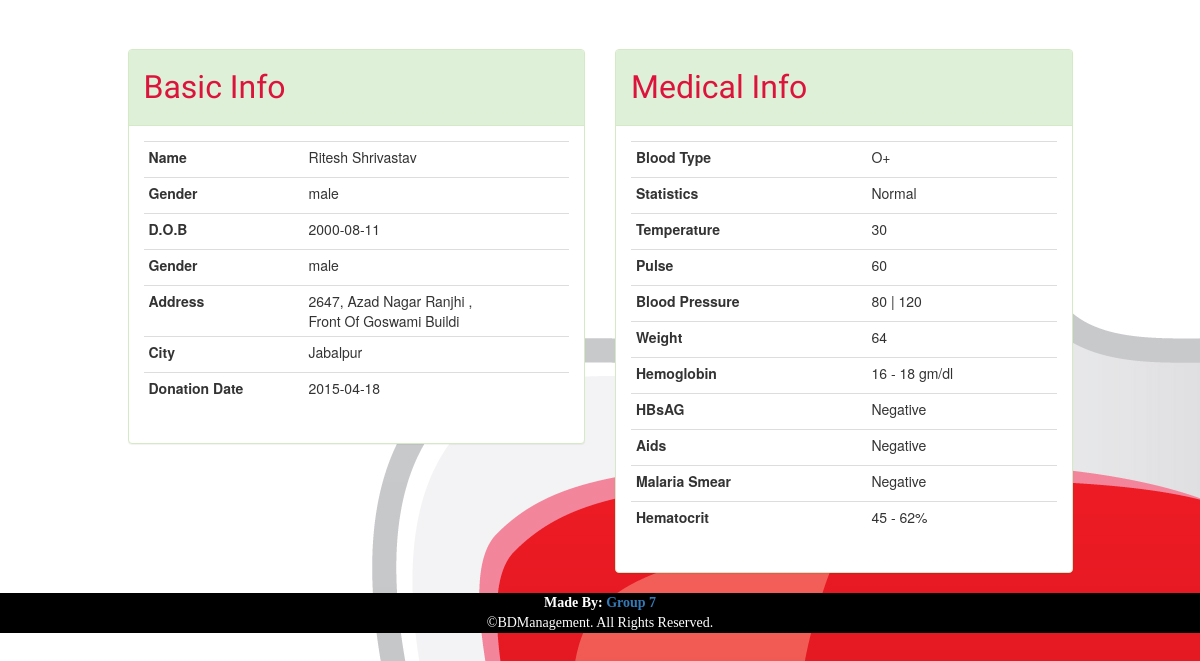
/profile.php?id=30, run on the app's committed database.
### tables this page shows
CREATE TABLE IF NOT EXISTS `donors` (
  `id` int(11) NOT NULL AUTO_INCREMENT,
  `fname` varchar(45) NOT NULL,
  `mname` varchar(30) DEFAULT NULL,
  `lname` varchar(45) NOT NULL,
  `sex` varchar(10) NOT NULL,
  `b_type` varchar(2) NOT NULL,
  `bday` date NOT NULL,
  `h_address` varchar(50) NOT NULL,
  `city` varchar(30) NOT NULL,
  `don_date` date NOT NULL,
  `stats` text NOT NULL,
  `temp` varchar(10) NOT NULL,
  `pulse` varchar(10) NOT NULL,
  `bp` varchar(10) NOT NULL,
  `weight` int(11) NOT NULL,
  `hemoglobin` varchar(25) NOT NULL,
  `hbsag` varchar(10) NOT NULL,
  `aids` varchar(15) NOT NULL,
  `malaria_smear` varchar(20) NOT NULL,
  `hematocrit` varchar(15) NOT NULL,
  `phone` varchar(10) DEFAULT NULL,
  `mobile` varchar(11) NOT NULL,
  PRIMARY KEY (`id`)
);

### php/DBConnect.php (called while the page is built, shortened)
<?php
class DBConnect {
    private $db = NULL;
    public function __construct() {
        $dsn = 'mysql:dbname=' . self::DB_NAME . ';host=' . self::DB_SERVER;
        try {
            $this->db = new PDO($dsn, self::DB_USER, self::DB_PASSWORD);
        } catch (PDOException $e) {
            throw new Exception('Connection failed: ' .
            $e->getMessage());
        }
        return $this->db;
    }
    public function getDonorProfileById($id){
        $stmt = $this->db->prepare("SELECT * FROM donors WHERE id=?");
        $stmt->execute([$id]);
        return $stmt->fetchAll();
    }
}

### profile.php (the view, shortened to what this page needs)
<?php
$id = $_GET['id'];
require_once 'php/DBConnect.php';
$db = new DBConnect();
$donor = $db->getDonorProfileById($id);
include 'layout/_header.php';
?>
<div class="container">
    <div class="row">
        <div class="col-sm-1"></div>
        <div class="col-md-5">
            <div class="panel panel-success">
                <div class="panel-heading">
                    <h5>Basic Info</h5>
                </div>
                <div class="panel-body">
                    <table class="table table-condensed">
                        <tr>
                            <td><label>Name</label></td>
                            <td><?= $donor[0]['fname']." ".$donor[0]['mname']." ".$donor[0]['lname']; ?></td>
                        </tr>
                        <tr>
                            <td><label>Gender</label></td>
                            <td><?= $donor[0]['sex']; ?></td>
                        </tr>
                        <tr>
                            <td><label>D.O.B</label></td>
                            <td><?= $donor[0]['bday']; ?></td>
                        </tr>
                        <tr>
                            <td><label> Gender </label></td>
                            <td><?= $donor[0]['sex']; ?></td>
                        </tr>
                        <tr>
                            <td><label> Address </label></td>
                            <td><?= wordwrap($donor[0]['h_address'], 26, '<br>'); ?></td>
                        </tr>
                        <tr>
                            <td><label> City </label></td>
                            <td><?= $donor[0]['city']; ?></td>
                        </tr>
                        <tr>
                            <td><label> Donation Date </label></td>
                            <td><?= $donor[0]['don_date']; ?></td>
                        </tr>
                    </table>
                </div>
            </div>
        </div>
        <div class="col-md-5">
            <div class="panel panel-success">
                <div class="panel-heading">
                    <h5>Medical Info</h5>
                </div>
                <div class="panel-body">
                    <table class="table table-condensed">
                        <tr>
                            <td><label>Blood Type</label></td>
                            <td><?= $donor[0]['b_type']; ?></td>
                        </tr>
                        <tr>
                            <td><label>Statistics</label></td>
                            <td><?= $donor[0]['stats']; ?></td>
                        </tr>
                        <tr>
                            <td><label>Temperature</label></td>
                            <td><?= $donor[0]['temp']; ?></td>
                        </tr>
                        <tr>
                            <td><label> Pulse </label></td>
                            <td><?= $donor[0]['pulse']; ?></td>
                        </tr>
                        <tr>
                            <td><label> Blood Pressure </label></td>
                            <td><?= $donor[0]['bp']; ?></td>
                        </tr>
                        <tr>
                            <td><label> Weight </label></td>
                            <td><?= $donor[0]['weight']; ?></td>
                        </tr>
                        <tr>
                            <td><label> Hemoglobin </label></td>
                            <td><?= $donor[0]['hemoglobin']; ?></td>
                        </tr>
                        <tr>
                            <td><label> HBsAG </label></td>
                            <td><?= $donor[0]['hbsag']; ?></td>
                        </tr>
                        <tr>
                            <td><label> Aids </label></td>
                            <td><?= $donor[0]['aids']; ?></td>
                        </tr>
                        <tr>
                            <td><label> Malaria Smear </label></td>
                            <td><?= $donor[0]['malaria_smear']; ?></td>
                        </tr>
                        <tr>
                            <td><label> Hematocrit </label></td>
                            <td><?= $donor[0]['hematocrit']; ?></td>
                        </tr>
                    </table>
                </div>
            </div>
        </div>
        <div class="col-sm-1"></div>
    </div>
</div>
<?php include 'layout/_footer.php'; ?>

### css/mystyle.css (style rules this page uses)
body { padding-top: 3.5em; background-image: url("../assets/bg_image.jpg"); }
h5 { font-size: xx-large; font-family: "Cantarell",cursive; color: crimson; }

### data on the page
donors: fname "Ritesh", lname "Shrivastav", sex "male", bday "2000-08-11", h_address "2647, Azad Nagar Ranjhi , Front Of Goswami Buildi", city "Jabalpur", don_date "2015-04-18", b_type "O+", stats "Normal", temp "30", pulse "60", bp "80 | 120", weight "64", hemoglobin "16 - 18 gm/dl", hbsag "Negative", aids "Negative", malaria_smear "Negative", hematocrit "45 - 62%"
